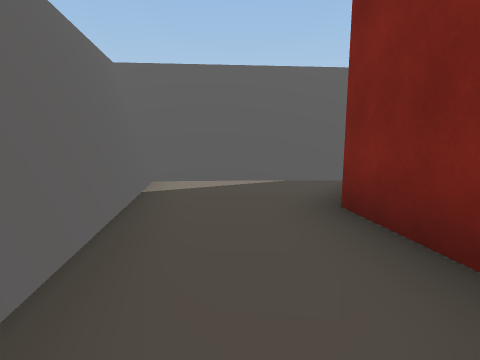
[1] (above)

24 first-person views from a walk through a scene from a Unity 3-D project. The camera is 1.2 m above the floor, tilts 6° down and sees 75° across. The floor is counted in squares, 2 m on a side. Each view is taken from the middle of a square. On the plan, view 1 faces up. The plan holds only what a view shows up to about 9 squares ahead; the rest is blank. The place goes on beyond the plan. The player character is not drawn. Some animated figures are not drawn.

[2]
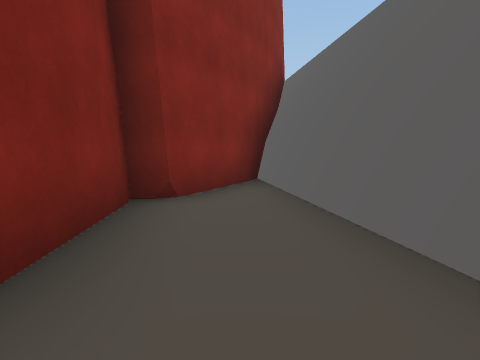

[3]
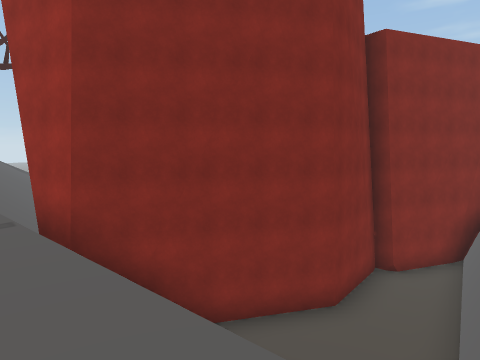

[4]
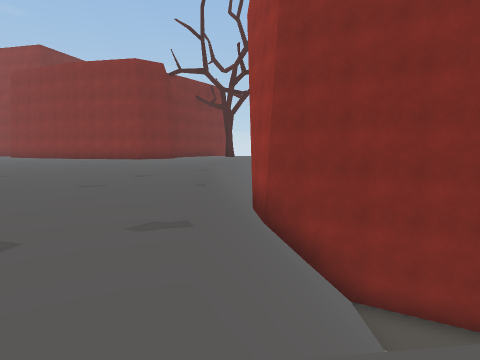

[5]
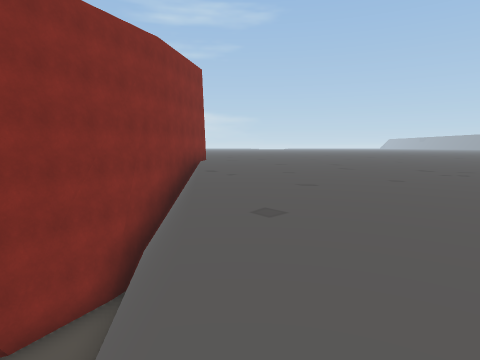

[6]
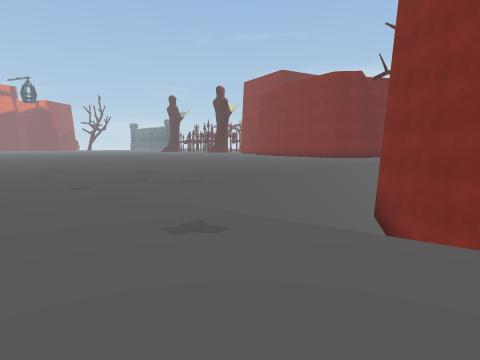

[7]
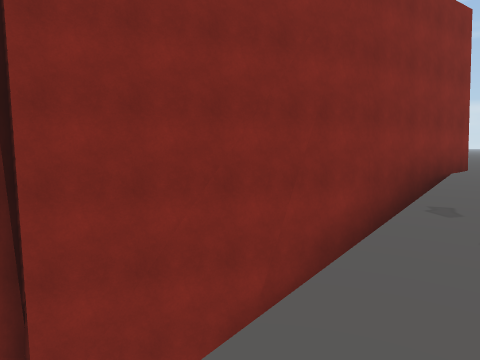

[8]
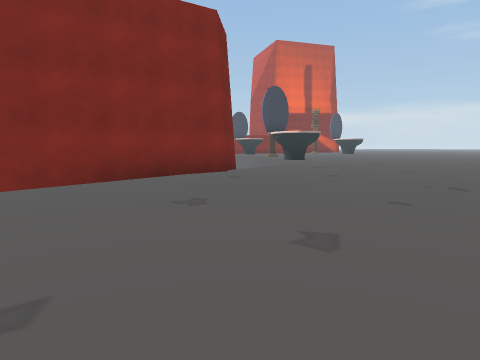

[9]
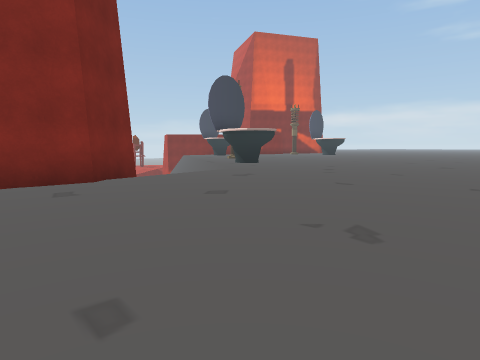

[10]
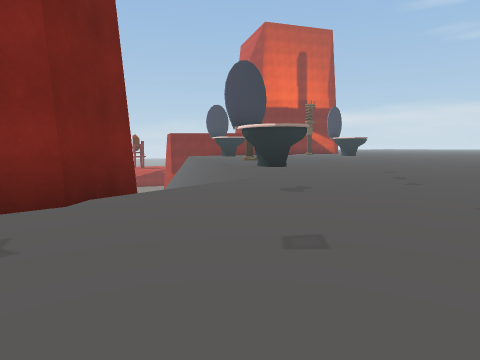

[11]
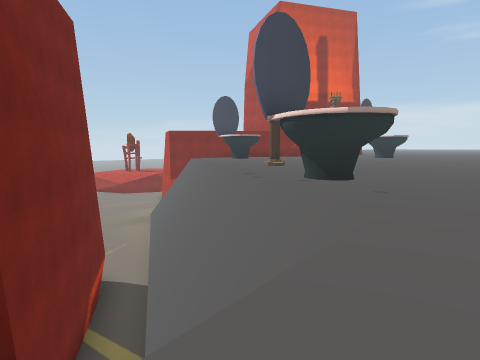

[12]
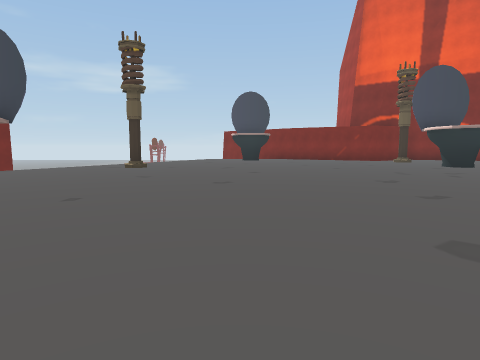

[13]
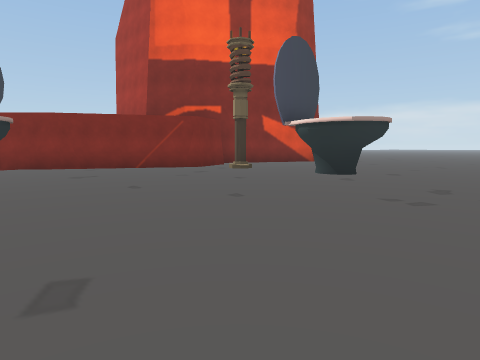

[14]
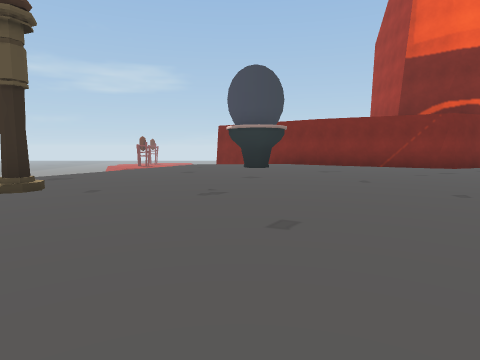

[15]
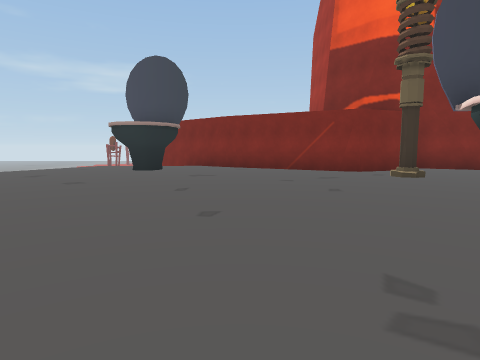

[16]
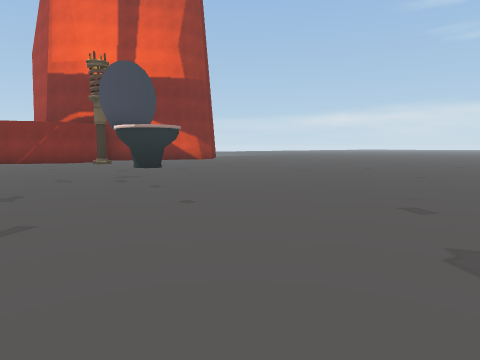

[17]
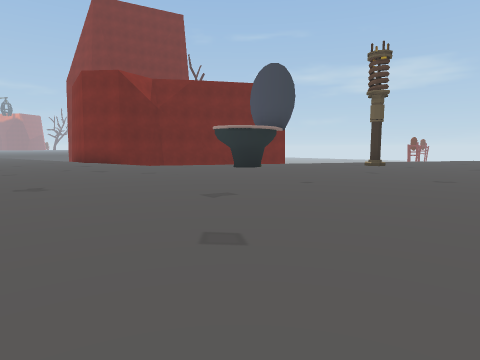

[18]
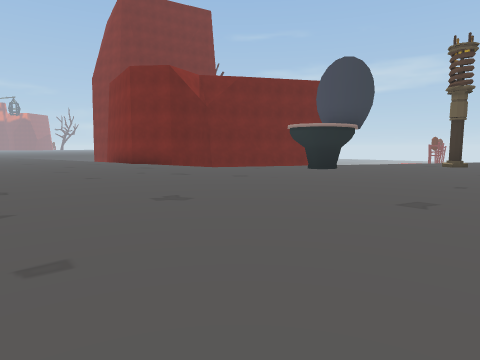

[19]
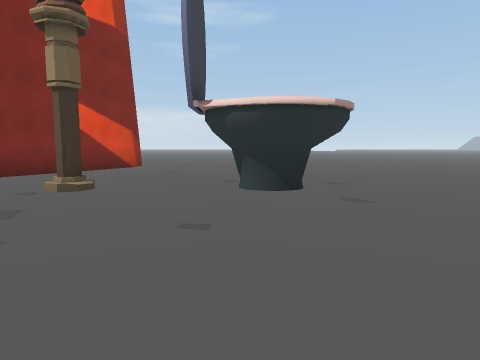

[20]
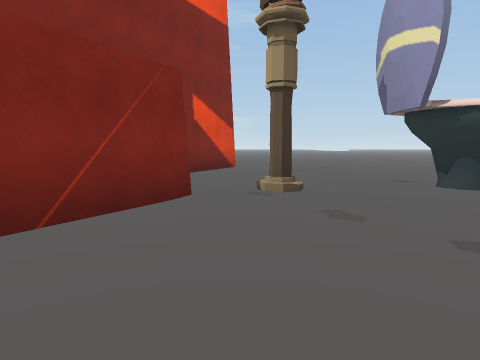

[21]
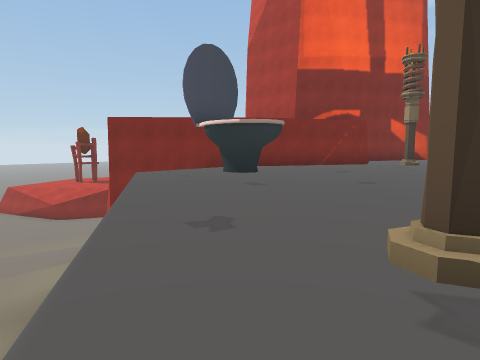

[22]
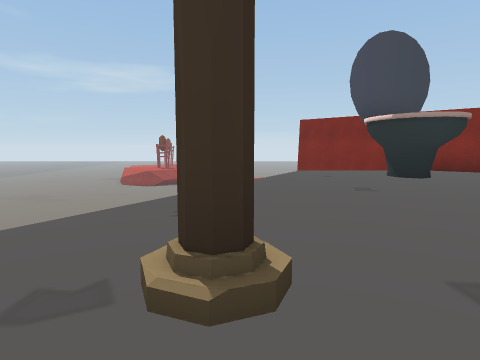

[23]
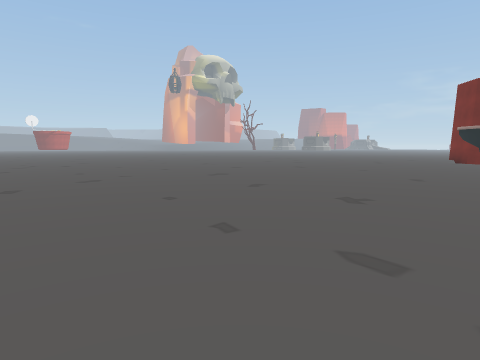

[24]
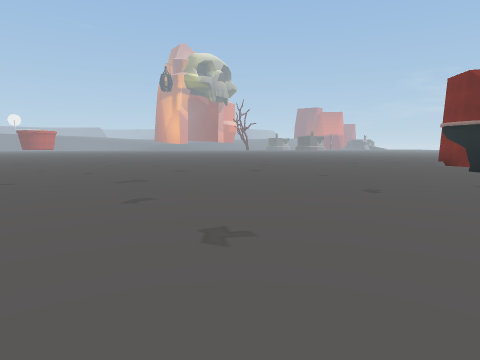

### Floor plan
Key: @ floor where view 1 was taken; # wall or solid block; . main floor; - floor 0.25 m lower than the main floor; _ floor 5.75 m lower than the main floor; / step, stairs or slope; = window, fence, low wall or low ledge; v drop or lower ground; T toilet.
Columns run from 7 left of view 1 to 15 right of it. Each row starts with its distance up from view 1.
 12    ----------
 11    ----------
 10    ----------
  9    ---------/
  8   --=////////////
  7   --#//////## ///
  6   --v#////##
  5   ---#___##
  4   ---#___#
  3   ---#__##
  2  ----##_##
  1  ---- #__#
  0 -----v#@##
 -1 -----v###
 -2 -----v##
 -3 -----vv#
 -4 ------##
 -5 ------#
 -6 ------#
 -7 ------#
 -8 ------#
 -9 ------#
-10 ------v  ##
-11  -....v  ####
-12  ......vv#####_
-13  ........vv##__
-14  ......TTTvv##
-15 ........T...vv
-16 ..............vv##_____
-17 ...........#....vv##___
-18 .................vv
-19 ..................v
-20 ................TTv
-21 ................TT #
-22 ..................##
-23 ..................#
-24 .................##
-25 ................##
-26    ........TT.#.#
-27     .......TT...##
-28     .............#
-29     .............#
-30     ............##

Positions as (right, up) in squares from view 1, and headings:
1: (0, 0), facing up
2: (0, 4), facing down
3: (-2, 9), facing down-right
4: (-4, 8), facing right
5: (-3, 5), facing down
6: (-5, 4), facing up-right
7: (-3, 1), facing down-right
8: (-7, -3), facing down-right
9: (-7, -6), facing down-right
10: (-5, -7), facing down-right
11: (-2, -9), facing down-right
12: (-5, -20), facing right
13: (1, -20), facing down-right
14: (0, -20), facing right
15: (1, -23), facing right
16: (-4, -22), facing down-right
17: (-6, -21), facing up-right
18: (-7, -19), facing up-right
19: (5, -22), facing down
20: (8, -22), facing down
21: (4, -15), facing down-right
22: (3, -17), facing right
23: (2, -26), facing up-left
24: (2, -24), facing up-left
